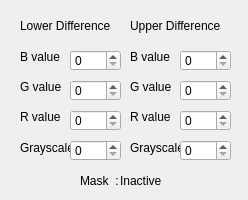
<?xml version="1.0" encoding="UTF-8"?>
<ui version="4.0">
 <class>FloodFillEmbeddedWidget</class>
 <widget class="QWidget" name="FloodFillEmbeddedWidget">
  <property name="geometry">
   <rect>
    <x>0</x>
    <y>0</y>
    <width>248</width>
    <height>200</height>
   </rect>
  </property>
  <property name="windowTitle">
   <string>Form</string>
  </property>
  <widget class="QSpinBox" name="mpLowerBSpinbox">
   <property name="geometry">
    <rect>
     <x>70</x>
     <y>50</y>
     <width>51</width>
     <height>21</height>
    </rect>
   </property>
  </widget>
  <widget class="QLabel" name="mpLowerTitleLabel">
   <property name="geometry">
    <rect>
     <x>20</x>
     <y>10</y>
     <width>91</width>
     <height>31</height>
    </rect>
   </property>
   <property name="text">
    <string>Lower Differences</string>
   </property>
  </widget>
  <widget class="QLabel" name="mpLowerBLabel">
   <property name="geometry">
    <rect>
     <x>20</x>
     <y>50</y>
     <width>47</width>
     <height>13</height>
    </rect>
   </property>
   <property name="text">
    <string>B value</string>
   </property>
  </widget>
  <widget class="QLabel" name="mpLowerGLabel">
   <property name="geometry">
    <rect>
     <x>20</x>
     <y>80</y>
     <width>47</width>
     <height>13</height>
    </rect>
   </property>
   <property name="text">
    <string>G value</string>
   </property>
  </widget>
  <widget class="QLabel" name="mpLowerRLabel">
   <property name="geometry">
    <rect>
     <x>20</x>
     <y>110</y>
     <width>47</width>
     <height>13</height>
    </rect>
   </property>
   <property name="text">
    <string>R value</string>
   </property>
  </widget>
  <widget class="QLabel" name="mpLowerGrayLabel">
   <property name="geometry">
    <rect>
     <x>20</x>
     <y>140</y>
     <width>51</width>
     <height>16</height>
    </rect>
   </property>
   <property name="text">
    <string>Grayscale</string>
   </property>
  </widget>
  <widget class="QSpinBox" name="mpLowerGSpinbox">
   <property name="geometry">
    <rect>
     <x>70</x>
     <y>80</y>
     <width>51</width>
     <height>21</height>
    </rect>
   </property>
  </widget>
  <widget class="QSpinBox" name="mpLowerRSpinbox">
   <property name="geometry">
    <rect>
     <x>70</x>
     <y>110</y>
     <width>51</width>
     <height>21</height>
    </rect>
   </property>
  </widget>
  <widget class="QSpinBox" name="mpLowerGraySpinbox">
   <property name="geometry">
    <rect>
     <x>70</x>
     <y>140</y>
     <width>51</width>
     <height>21</height>
    </rect>
   </property>
  </widget>
  <widget class="QSpinBox" name="mpUpperGSpinbox">
   <property name="geometry">
    <rect>
     <x>180</x>
     <y>80</y>
     <width>51</width>
     <height>21</height>
    </rect>
   </property>
  </widget>
  <widget class="QLabel" name="mpUpperTitleLabel">
   <property name="geometry">
    <rect>
     <x>130</x>
     <y>10</y>
     <width>91</width>
     <height>31</height>
    </rect>
   </property>
   <property name="text">
    <string>Upper Differences</string>
   </property>
  </widget>
  <widget class="QLabel" name="mpUpperBLabel">
   <property name="geometry">
    <rect>
     <x>130</x>
     <y>50</y>
     <width>47</width>
     <height>13</height>
    </rect>
   </property>
   <property name="text">
    <string>B value</string>
   </property>
  </widget>
  <widget class="QSpinBox" name="mpUpperBSpinbox">
   <property name="geometry">
    <rect>
     <x>180</x>
     <y>50</y>
     <width>51</width>
     <height>21</height>
    </rect>
   </property>
  </widget>
  <widget class="QSpinBox" name="mpUpperRSpinbox">
   <property name="geometry">
    <rect>
     <x>180</x>
     <y>110</y>
     <width>51</width>
     <height>21</height>
    </rect>
   </property>
  </widget>
  <widget class="QLabel" name="mpUpperGLabel">
   <property name="geometry">
    <rect>
     <x>130</x>
     <y>80</y>
     <width>47</width>
     <height>13</height>
    </rect>
   </property>
   <property name="text">
    <string>G value</string>
   </property>
  </widget>
  <widget class="QLabel" name="mpUpperGrayLabel">
   <property name="geometry">
    <rect>
     <x>130</x>
     <y>140</y>
     <width>51</width>
     <height>16</height>
    </rect>
   </property>
   <property name="text">
    <string>Grayscale</string>
   </property>
  </widget>
  <widget class="QLabel" name="mpUpperRLabel">
   <property name="geometry">
    <rect>
     <x>130</x>
     <y>110</y>
     <width>47</width>
     <height>13</height>
    </rect>
   </property>
   <property name="text">
    <string>R value</string>
   </property>
  </widget>
  <widget class="QSpinBox" name="mpUpperGraySpinbox">
   <property name="geometry">
    <rect>
     <x>180</x>
     <y>140</y>
     <width>51</width>
     <height>21</height>
    </rect>
   </property>
  </widget>
  <widget class="QLabel" name="mpMaskTitleLabel">
   <property name="geometry">
    <rect>
     <x>80</x>
     <y>170</y>
     <width>41</width>
     <height>21</height>
    </rect>
   </property>
   <property name="text">
    <string>Mask  :</string>
   </property>
  </widget>
  <widget class="QLabel" name="mpMaskStatusLabel">
   <property name="geometry">
    <rect>
     <x>120</x>
     <y>170</y>
     <width>61</width>
     <height>21</height>
    </rect>
   </property>
   <property name="text">
    <string>Inactive</string>
   </property>
  </widget>
 </widget>
 <resources/>
 <connections/>
</ui>
